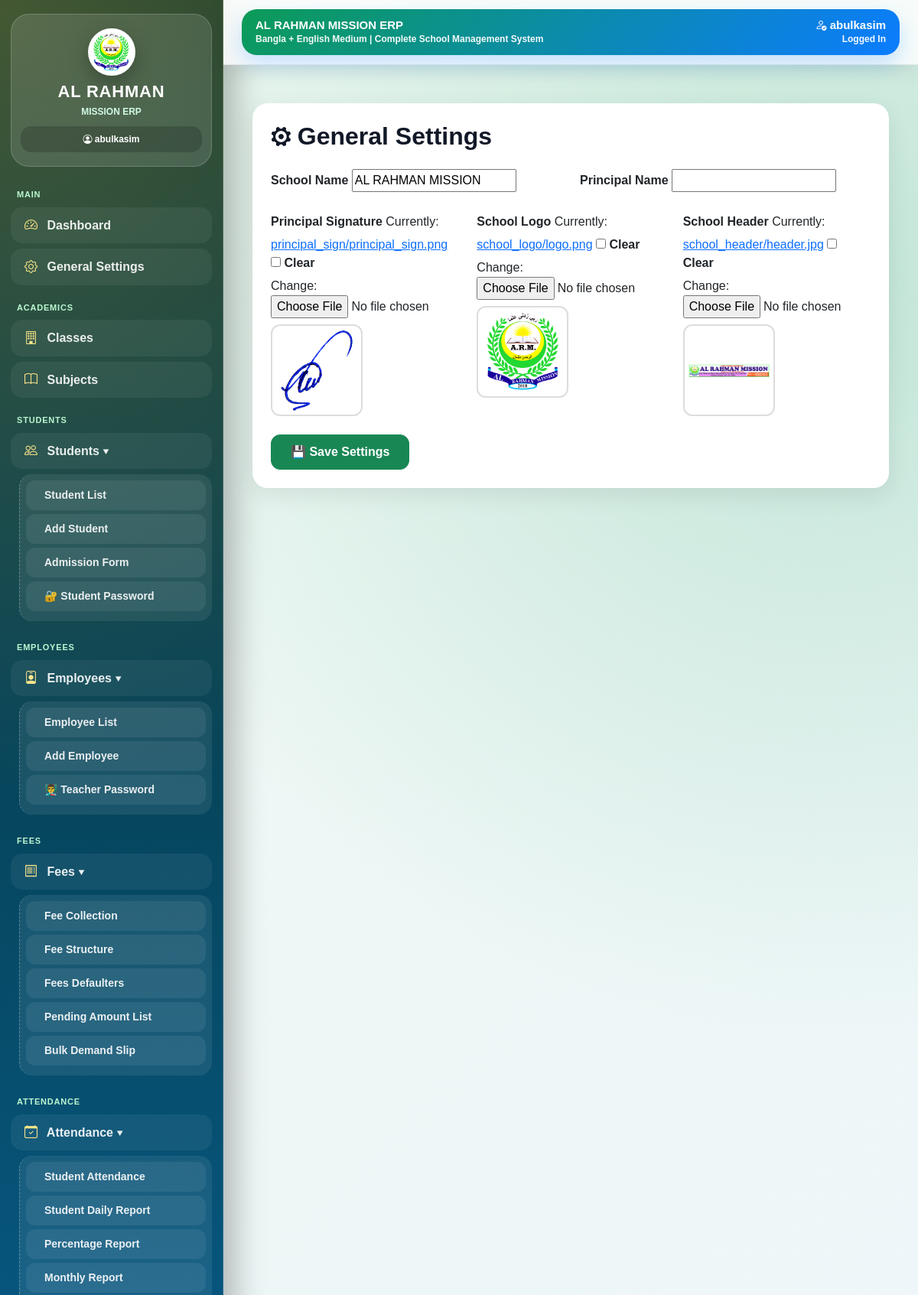
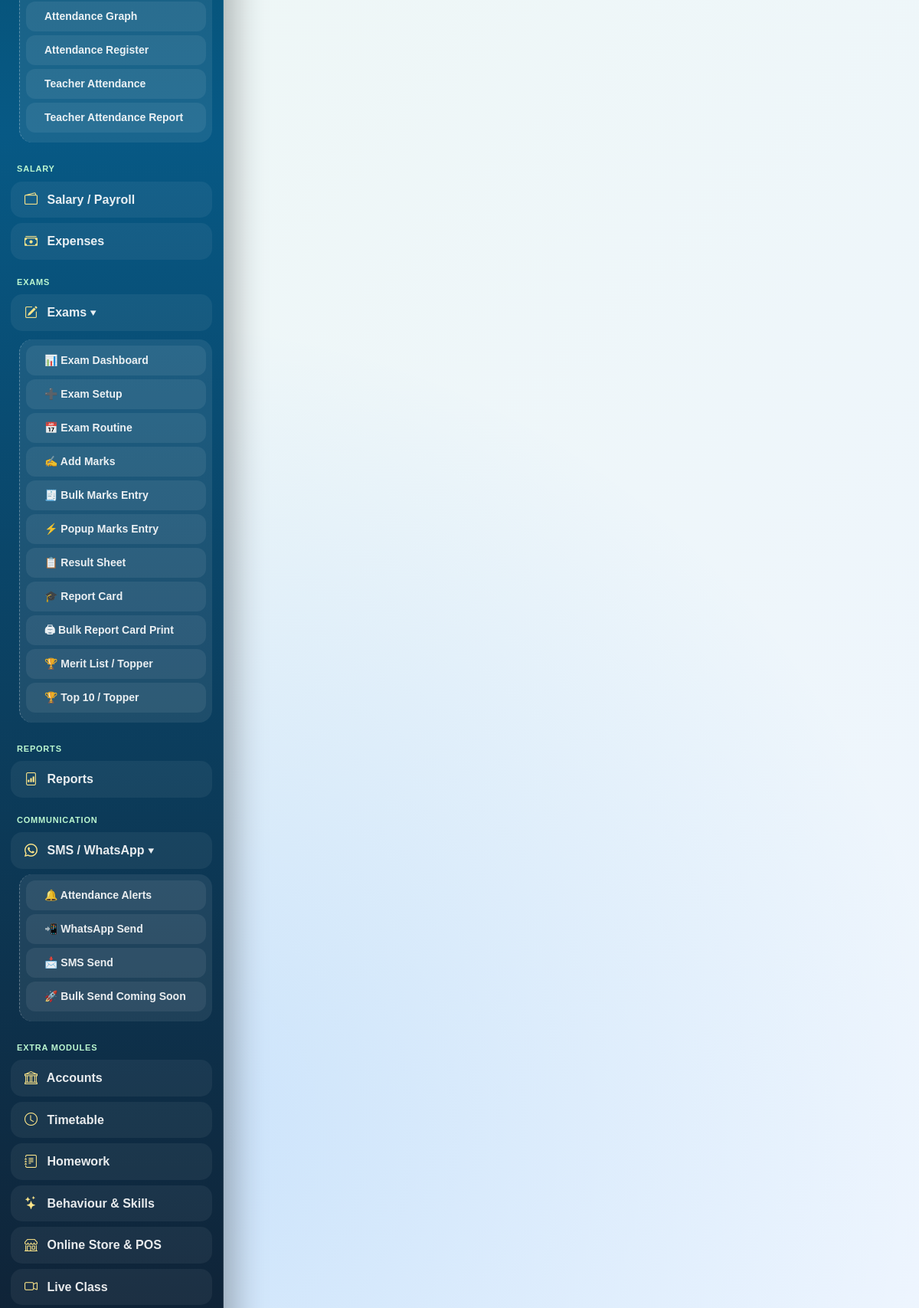
Page /settings/ (signed in, upper part) on the committed database (2 pictures, top to bottom).
### settings_app/models.py (models this page shows, shortened)
class GeneralSetting(models.Model):
    school_name = models.CharField(
        max_length=200,
        default="AL RAHMAN MISSION"
    )
    principal_name = models.CharField(
        max_length=150,
        blank=True,
        null=True
    )
    principal_signature = models.ImageField(
        upload_to='principal_sign/',
        blank=True,
        null=True
    )
    school_logo = models.ImageField(
        upload_to='school_logo/',
        blank=True,
        null=True
    )
    school_header = models.ImageField(
        upload_to='school_header/',
        blank=True,
        null=True
    )
    updated_at = models.DateTimeField(auto_now=True)

### settings_app/views.py (the view, shortened to what this page needs)
# urls.py: path('', views.general_settings, name='general_settings'),
@login_required
def general_settings(request):
    settings_obj, created = GeneralSetting.objects.get_or_create(id=1)
    form = GeneralSettingForm(
        request.POST or None,
        request.FILES or None,
        instance=settings_obj
    )
    return render(request, 'settings_app/general_settings.html', {
        'form': form
    })

### templates/settings_app/general_settings.html (shortened to what this page needs)
{% extends 'base.html' %}
{% block content %}
<div class="container mt-4">
    <div class="card card-box p-4">
        <h2 class="settings-title mb-4">
            ⚙ General Settings
        </h2>
        <form method="POST"
              enctype="multipart/form-data">
            <div class="row g-4">
                <div class="col-md-6">
                    <label>
                        School Name
                    </label>
                    {{ form.school_name }}
                </div>
                <div class="col-md-6">
                    <label>
                        Principal Name
                    </label>
                    {{ form.principal_name }}
                </div>
                <div class="col-md-4">
                    <label>
                        Principal Signature
                    </label>
                    {{ form.principal_signature }}
                    {% if form.instance.principal_signature %}
                        <div class="mt-2">
                            <img src="{{ form.instance.principal_signature.url }}"
                                 class="preview-img">
                        </div>
                    {% endif %}
                </div>
                <div class="col-md-4">
                    <label>
                        School Logo
                    </label>
                    {{ form.school_logo }}
                    {% if form.instance.school_logo %}
                        <div class="mt-2">
                            <img src="{{ form.instance.school_logo.url }}"
                                 class="preview-img">
                        </div>
                    {% endif %}
                </div>
                <div class="col-md-4">
                    <label>
                        School Header
                    </label>
                    {{ form.school_header }}
                    {% if form.instance.school_header %}
                        <div class="mt-2">
                            <img src="{{ form.instance.school_header.url }}"
                                 class="preview-img">
                        </div>
                    {% endif %}
                </div>
            </div>
            <div class="mt-4">
                <button class="btn btn-success save-btn">
                    💾 Save Settings
                </button>
            </div>
        </form>
    </div>
</div>
{% endblock %}

### templates/base.html (shortened to what this page needs)
<!DOCTYPE html>
<html lang="bn">
<head>
    <link href="https://cdn.jsdelivr.net/npm/bootstrap@5.3.3/dist/css/bootstrap.min.css" rel="stylesheet">
    <link href="https://cdn.jsdelivr.net/npm/bootstrap-icons@1.11.3/font/bootstrap-icons.css" rel="stylesheet">
</head>
<body>
<div class="app-layout">
    {% with emp=request.user.employee %}
    <div class="sidebar no-print">
        <div class="brand-box">
            <img src="/static/images/logo.png" class="brand-logo" alt="Logo">
            <h5 class="brand-title">AL RAHMAN</h5>
            <div class="brand-sub">MISSION ERP</div>
            <div class="user-mini">
                {% if request.user.is_authenticated %}
                    <i class="bi bi-person-circle"></i> {{ request.user.username }}
                {% else %}
                    Guest
                {% endif %}
            </div>
        </div>
        <ul class="nav flex-column">
            <div class="menu-title">Main</div>
            <li>
                {% if request.user.is_superuser or request.user.is_staff or emp.is_erp_admin %}
                    <a href="/dashboard/" class="nav-link">
                        <i class="bi bi-speedometer2"></i> Dashboard
                    </a>
                {% else %}
                    <a href="/teacher-dashboard/" class="nav-link">
                        <i class="bi bi-speedometer2"></i> Dashboard
                    </a>
                {% endif %}
            </li>
            {% if request.user.is_superuser or request.user.is_staff or emp.is_erp_admin or emp.can_access_settings %}
                <li>
                    <a href="{% url 'general_settings' %}" class="nav-link">
                        <i class="bi bi-gear"></i> General Settings
                    </a>
                </li>
            {% endif %}
            {% if request.user.is_superuser or request.user.is_staff or emp.is_erp_admin or emp.can_access_academics %}
                <div class="menu-title">Academics</div>
                <li>
                    <a href="/academics/classes/" class="nav-link">
                        <i class="bi bi-building"></i> Classes
                    </a>
                </li>
                <li>
                    <a href="/academics/subjects/" class="nav-link">
                        <i class="bi bi-book"></i> Subjects
                    </a>
                </li>
            {% endif %}
            {% if request.user.is_superuser or request.user.is_staff or emp.is_erp_admin or emp.can_access_students %}
                <div class="menu-title">Students</div>
                <li>
                    <a class="nav-link" data-bs-toggle="collapse" href="#studentsMenu" role="button" aria-expanded="true">
                        <i class="bi bi-people"></i> Students ▾
                    </a>
                    <ul class="collapse show nav flex-column submenu" id="studentsMenu">
                        <li><a href="/students/" class="nav-link">Student List</a></li>
                        {% if request.user.is_superuser or request.user.is_staff or emp.is_erp_admin %}
                            <li><a href="/students/add/" class="nav-link">Add Student</a></li>
                            <li><a href="/admissions/" class="nav-link">Admission Form</a></li>
                            <li><a href="{% url 'bulk_student_password_print' %}" class="nav-link">🔐 Student Password</a></li>
                        {% endif %}
                    </ul>
                </li>
            {% endif %}
            {% if request.user.is_superuser or request.user.is_staff or emp.is_erp_admin or emp.can_access_teachers %}
                <div class="menu-title">Employees</div>
                <li>
                    <a class="nav-link" data-bs-toggle="collapse" href="#employeesMenu" role="button" aria-expanded="true">
                        <i class="bi bi-person-badge"></i> Employees ▾
                    </a>
                    <ul class="collapse show nav flex-column submenu" id="employeesMenu">
                        <li><a href="/teachers/" class="nav-link">Employee List</a></li>
                        <li><a href="/teachers/add/" class="nav-link">Add Employee</a></li>
                        <li><a href="{% url 'teacher_password_print' %}" class="nav-link">👨‍🏫 Teacher Password</a></li>
                    </ul>
                </li>
            {% endif %}
            {% if request.user.is_superuser or request.user.is_staff or emp.is_erp_admin or emp.can_access_fees %}
                <div class="menu-title">Fees</div>
                <li>
                    <a class="nav-link" data-bs-toggle="collapse" href="#feesMenu" role="button" aria-expanded="true">
                        <i class="bi bi-receipt"></i> Fees ▾
                    </a>
                    <ul class="collapse show nav flex-column submenu" id="feesMenu">
                        <li><a href="/fees/" class="nav-link">Fee Collection</a></li>
                        <li><a href="/fees/structure/" class="nav-link">Fee Structure</a></li>
                        <li><a href="/fees/defaulters/" class="nav-link">Fees Defaulters</a></li>
                        <li><a href="/fees/pending-amount/" class="nav-link">Pending Amount List</a></li>
                        <li><a href="/fees/bulk-demand-slip/" class="nav-link">Bulk Demand Slip</a></li>
                    </ul>
                </li>
            {% endif %}
            {% if request.user.is_superuser or request.user.is_staff or emp.is_erp_admin or emp.can_access_attendance %}
                <div class="menu-title">Attendance</div>
                <li>
                    <a class="nav-link" data-bs-toggle="collapse" href="#attendanceMenu" role="button" aria-expanded="true">
                        <i class="bi bi-calendar-check"></i> Attendance ▾
                    </a>
                    <ul class="collapse show nav flex-column submenu" id="attendanceMenu">
                        <li><a href="/attendance/students/" class="nav-link">Student Attendance</a></li>
                        <li><a href="/attendance/students/daily-report/" class="nav-link">Student Daily Report</a></li>
                        <li><a href="/attendance/students/percentage-report/" class="nav-link">Percentage Report</a></li>
                        <li><a href="/attendance/students/monthly-report/" class="nav-link">Monthly Report</a></li>
                        {% if request.user.is_superuser or request.user.is_staff or emp.is_erp_admin %}
                            <li><a href="/attendance/graph/" class="nav-link">Attendance Graph</a></li>
                            <li><a href="/attendance/register/" class="nav-link">Attendance Register</a></li>
                            <li><a href="/attendance/teachers/" class="nav-link">Teacher Attendance</a></li>
                            <li><a href="/attendance/teachers/daily-report/" class="nav-link">Teacher Attendance Report</a></li>
                        {% endif %}
                    </ul>
                </li>
            {% endif %}
            {% if request.user.is_superuser or request.user.is_staff or emp.is_erp_admin or emp.can_access_payroll %}
                <div class="menu-title">Salary</div>
                <li>
                    <a href="{% url 'payroll_dashboard' %}" class="nav-link">
                        <i class="bi bi-wallet2"></i> Salary / Payroll
                    </a>
                </li>
            {% endif %}
            {% if request.user.is_superuser or request.user.is_staff or emp.is_erp_admin or emp.can_access_expenses %}
                <li>
                    <a href="/expenses/" class="nav-link">
                        <i class="bi bi-cash-stack"></i> Expenses
                    </a>
                </li>
            {% endif %}
            {% if request.user.is_superuser or request.user.is_staff or emp.is_erp_admin or emp.can_access_exams %}
            <div class="menu-title">Exams</div>
            <li>
                <a class="nav-link" data-bs-toggle="collapse" href="#examsMenu" role="button" aria-expanded="true">
                    <i class="bi bi-pencil-square"></i> Exams ▾
                </a>
            </li>
                <ul class="collapse show nav flex-column submenu" id="examsMenu">
                    <li><a href="{% url 'exam_dashboard' %}" class="nav-link">📊 Exam Dashboard</a></li>
                    <li><a href="{% url 'exam_add' %}" class="nav-link">➕ Exam Setup</a></li>
                    <li><a href="{% url 'exam_routine' %}" class="nav-link">📅 Exam Routine</a></li>
                    <li><a href="{% url 'result_add' %}" class="nav-link">✍️ Add Marks</a></li>
                    <li><a href="{% url 'bulk_result_entry' %}" class="nav-link">🧾 Bulk Marks Entry</a></li>
                    <li><a href="{% url 'popup_result_entry' %}" class="nav-link">⚡ Popup Marks Entry</a></li>
                    <li><a href="{% url 'result_sheet_select' %}" class="nav-link">📋 Result Sheet</a></li>
                    <li><a href="{% url 'report_card_select' %}" class="nav-link">🎓 Report Card</a></li>
                    <li><a href="{% url 'report_card_bulk_select' %}" class="nav-link">🖨 Bulk Report Card Print</a></li>
                    </li> <a href="{% url 'merit_list' %}" class="nav-link">🏆 Merit List / Topper</a>
                    <li><a href="{% url 'topper_result' %}" class="nav-link">🏆 Top 10 / Topper</a></li>
                </ul>
            {% endif %}
            {% if request.user.is_superuser or request.user.is_staff or emp.is_erp_admin or emp.can_access_reports %}
                <div class="menu-title">Reports</div>
                <li>
                    <a href="/reports/" class="nav-link">
                        <i class="bi bi-file-bar-graph"></i> Reports
                    </a>
                </li>
            {% endif %}
            {% if request.user.is_superuser or request.user.is_staff or emp.is_erp_admin or emp.can_access_communications %}
                <div class="menu-title">Communication</div>
                <li>
                    <a class="nav-link" data-bs-toggle="collapse" href="#smsMenu" role="button" aria-expanded="true">
                        <i class="bi bi-whatsapp"></i> SMS / WhatsApp ▾
                    </a>
                    <ul class="collapse show nav flex-column submenu" id="smsMenu">
                        <li><a href="{% url 'attendance_alert_list' %}" class="nav-link">🔔 Attendance Alerts</a></li>
                        <li><a href="{% url 'attendance_alert_list' %}" class="nav-link">📲 WhatsApp Send</a></li>
                        <li><a href="{% url 'attendance_alert_list' %}" class="nav-link">📩 SMS Send</a></li>
                        <li><a href="#" class="nav-link">🚀 Bulk Send Coming Soon</a></li>
                    </ul>
                </li>
            {% endif %}
            {% if request.user.is_superuser or request.user.is_staff or emp.is_erp_admin %}
                <div class="menu-title">Extra Modules</div>
                <li><a href="#" class="nav-link"><i class="bi bi-bank"></i> Accounts</a></li>
                <li><a href="#" class="nav-link"><i class="bi bi-clock"></i> Timetable</a></li>
                <li><a href="#" class="nav-link"><i class="bi bi-journal-text"></i> Homework</a></li>
                <li><a href="#" class="nav-link"><i class="bi bi-stars"></i> Behaviour & Skills</a></li>
                <li><a href="#" class="nav-link"><i class="bi bi-shop"></i> Online Store & POS</a></li>
                <li><a href="#" class="nav-link"><i class="bi bi-camera-video"></i> Live Class</a></li>
            {% endif %}
        </ul>
    </div>
    {% endwith %}
    <div class="main-area">
        <div class="topbar no-print">
            <div class="topbar-card d-flex justify-content-between align-items-center flex-wrap gap-2">
                <div>
                    <div class="topbar-title">AL RAHMAN MISSION ERP</div>
                    <div class="topbar-sub">Bangla + English Medium | Complete School Management System</div>
                </div>
                <div class="text-end">
                    {% if request.user.is_authenticated %}
                        <div class="topbar-title">
                            <i class="bi bi-person-check"></i> {{ request.user.username }}
                        </div>
                        <div class="topbar-sub">Logged In</div>
                    {% else %}
                        <div class="topbar-title">Guest</div>
                    {% endif %}
                </div>
            </div>
        </div>
        <div class="content-area">
            {% block content %}{% endblock %}
        </div>
    </div>
</div>
</body>
</html>

### rows in the picture
GeneralSetting: school_name "AL RAHMAN MISSION", instance.principal_signature (picture), instance.school_logo (picture), instance.school_header (picture)

### other values in the picture
{{ request.user.username }} "abulkasim"
